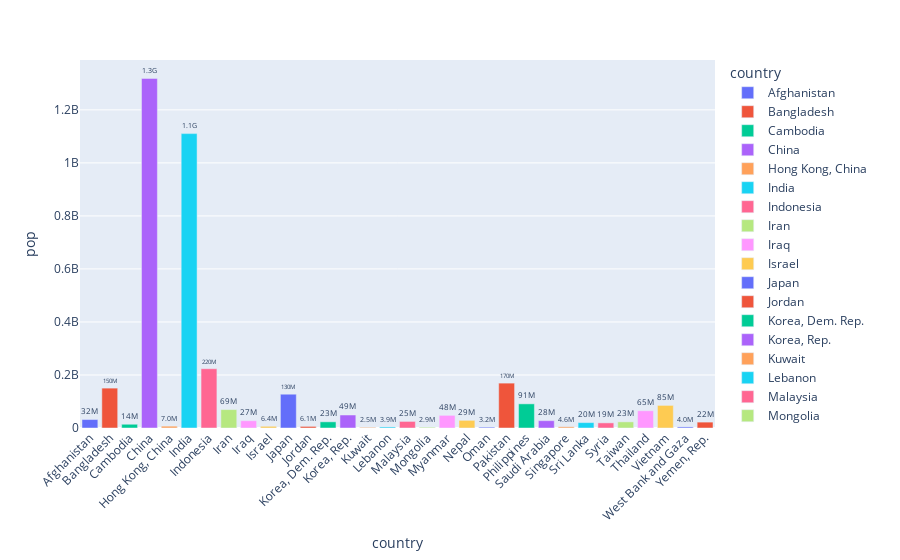

The cell this chart's notebook holds for it:
### Code cell
fig.update_traces(texttemplate='%{text:.2s}', textposition='outside')

# Setting Minimum font size to fit the label
fig.update_layout(uniformtext_minsize=8)

# Rotate labels 45 degrees
fig.update_layout(xaxis_tickangle=-45, yaxis_tickangle=0)

### Figure 1 — Plotly figure (JSON) as saved in the notebook; plotly's stock layout.template omitted (floating-point values rounded to 4 significant figures)
{"data": [{"alignmentgroup": "True", "hovertemplate": "country=%{x}<br>pop=%{text}<extra></extra>", "legendgroup": "Afghanistan", "marker": {"color": "#636efa", "pattern": {"shape": ""}}, "name": "Afghanistan", "offsetgroup": "Afghanistan", "orientation": "v", "showlegend": true, "text": [31889923], "textposition": "outside", "texttemplate": "%{text:.2s}", "type": "bar", "x": ["Afghanistan"], "xaxis": "x", "y": [31889923], "yaxis": "y"}, {"alignmentgroup": "True", "hovertemplate": "country=%{x}<br>pop=%{text}<extra></extra>", "legendgroup": "Bangladesh", "marker": {"color": "#EF553B", "pattern": {"shape": ""}}, "name": "Bangladesh", "offsetgroup": "Bangladesh", "orientation": "v", "showlegend": true, "text": [150448339], "textposition": "outside", "texttemplate": "%{text:.2s}", "type": "bar", "x": ["Bangladesh"], "xaxis": "x", "y": [150448339], "yaxis": "y"}, {"alignmentgroup": "True", "hovertemplate": "country=%{x}<br>pop=%{text}<extra></extra>", "legendgroup": "Cambodia", "marker": {"color": "#00cc96", "pattern": {"shape": ""}}, "name": "Cambodia", "offsetgroup": "Cambodia", "orientation": "v", "showlegend": true, "text": [14131858], "textposition": "outside", "texttemplate": "%{text:.2s}", "type": "bar", "x": ["Cambodia"], "xaxis": "x", "y": [14131858], "yaxis": "y"}, {"alignmentgroup": "True", "hovertemplate": "country=%{x}<br>pop=%{text}<extra></extra>", "legendgroup": "China", "marker": {"color": "#ab63fa", "pattern": {"shape": ""}}, "name": "China", "offsetgroup": "China", "orientation": "v", "showlegend": true, "text": [1318683096], "textposition": "outside", "texttemplate": "%{text:.2s}", "type": "bar", "x": ["China"], "xaxis": "x", "y": [1318683096], "yaxis": "y"}, {"alignmentgroup": "True", "hovertemplate": "country=%{x}<br>pop=%{text}<extra></extra>", "legendgroup": "Hong Kong, China", "marker": {"color": "#FFA15A", "pattern": {"shape": ""}}, "name": "Hong Kong, China", "offsetgroup": "Hong Kong, China", "orientation": "v", "showlegend": true, "text": [6980412], "textposition": "outside", "texttemplate": "%{text:.2s}", "type": "bar", "x": ["Hong Kong, China"], "xaxis": "x", "y": [6980412], "yaxis": "y"}, {"alignmentgroup": "True", "hovertemplate": "country=%{x}<br>pop=%{text}<extra></extra>", "legendgroup": "India", "marker": {"color": "#19d3f3", "pattern": {"shape": ""}}, "name": "India", "offsetgroup": "India", "orientation": "v", "showlegend": true, "text": [1110396331], "textposition": "outside", "texttemplate": "%{text:.2s}", "type": "bar", "x": ["India"], "xaxis": "x", "y": [1110396331], "yaxis": "y"}, {"alignmentgroup": "True", "hovertemplate": "country=%{x}<br>pop=%{text}<extra></extra>", "legendgroup": "Indonesia", "marker": {"color": "#FF6692", "pattern": {"shape": ""}}, "name": "Indonesia", "offsetgroup": "Indonesia", "orientation": "v", "showlegend": true, "text": [223547000], "textposition": "outside", "texttemplate": "%{text:.2s}", "type": "bar", "x": ["Indonesia"], "xaxis": "x", "y": [223547000], "yaxis": "y"}, {"alignmentgroup": "True", "hovertemplate": "country=%{x}<br>pop=%{text}<extra></extra>", "legendgroup": "Iran", "marker": {"color": "#B6E880", "pattern": {"shape": ""}}, "name": "Iran", "offsetgroup": "Iran", "orientation": "v", "showlegend": true, "text": [69453570], "textposition": "outside", "texttemplate": "%{text:.2s}", "type": "bar", "x": ["Iran"], "xaxis": "x", "y": [69453570], "yaxis": "y"}, {"alignmentgroup": "True", "hovertemplate": "country=%{x}<br>pop=%{text}<extra></extra>", "legendgroup": "Iraq", "marker": {"color": "#FF97FF", "pattern": {"shape": ""}}, "name": "Iraq", "offsetgroup": "Iraq", "orientation": "v", "showlegend": true, "text": [27499638], "textposition": "outside", "texttemplate": "%{text:.2s}", "type": "bar", "x": ["Iraq"], "xaxis": "x", "y": [27499638], "yaxis": "y"}, {"alignmentgroup": "True", "hovertemplate": "country=%{x}<br>pop=%{text}<extra></extra>", "legendgroup": "Israel", "marker": {"color": "#FECB52", "pattern": {"shape": ""}}, "name": "Israel", "offsetgroup": "Israel", "orientation": "v", "showlegend": true, "text": [6426679], "textposition": "outside", "texttemplate": "%{text:.2s}", "type": "bar", "x": ["Israel"], "xaxis": "x", "y": [6426679], "yaxis": "y"}, {"alignmentgroup": "True", "hovertemplate": "country=%{x}<br>pop=%{text}<extra></extra>", "legendgroup": "Japan", "marker": {"color": "#636efa", "pattern": {"shape": ""}}, "name": "Japan", "offsetgroup": "Japan", "orientation": "v", "showlegend": true, "text": [127467972], "textposition": "outside", "texttemplate": "%{text:.2s}", "type": "bar", "x": ["Japan"], "xaxis": "x", "y": [127467972], "yaxis": "y"}, {"alignmentgroup": "True", "hovertemplate": "country=%{x}<br>pop=%{text}<extra></extra>", "legendgroup": "Jordan", "marker": {"color": "#EF553B", "pattern": {"shape": ""}}, "name": "Jordan", "offsetgroup": "Jordan", "orientation": "v", "showlegend": true, "text": [6053193], "textposition": "outside", "texttemplate": "%{text:.2s}", "type": "bar", "x": ["Jordan"], "xaxis": "x", "y": [6053193], "yaxis": "y"}, {"alignmentgroup": "True", "hovertemplate": "country=%{x}<br>pop=%{text}<extra></extra>", "legendgroup": "Korea, Dem. Rep.", "marker": {"color": "#00cc96", "pattern": {"shape": ""}}, "name": "Korea, Dem. Rep.", "offsetgroup": "Korea, Dem. Rep.", "orientation": "v", "showlegend": true, "text": [23301725], "textposition": "outside", "texttemplate": "%{text:.2s}", "type": "bar", "x": ["Korea, Dem. Rep."], "xaxis": "x", "y": [23301725], "yaxis": "y"}, {"alignmentgroup": "True", "hovertemplate": "country=%{x}<br>pop=%{text}<extra></extra>", "legendgroup": "Korea, Rep.", "marker": {"color": "#ab63fa", "pattern": {"shape": ""}}, "name": "Korea, Rep.", "offsetgroup": "Korea, Rep.", "orientation": "v", "showlegend": true, "text": [49044790], "textposition": "outside", "texttemplate": "%{text:.2s}", "type": "bar", "x": ["Korea, Rep."], "xaxis": "x", "y": [49044790], "yaxis": "y"}, {"alignmentgroup": "True", "hovertemplate": "country=%{x}<br>pop=%{text}<extra></extra>", "legendgroup": "Kuwait", "marker": {"color": "#FFA15A", "pattern": {"shape": ""}}, "name": "Kuwait", "offsetgroup": "Kuwait", "orientation": "v", "showlegend": true, "text": [2505559], "textposition": "outside", "texttemplate": "%{text:.2s}", "type": "bar", "x": ["Kuwait"], "xaxis": "x", "y": [2505559], "yaxis": "y"}, {"alignmentgroup": "True", "hovertemplate": "country=%{x}<br>pop=%{text}<extra></extra>", "legendgroup": "Lebanon", "marker": {"color": "#19d3f3", "pattern": {"shape": ""}}, "name": "Lebanon", "offsetgroup": "Lebanon", "orientation": "v", "showlegend": true, "text": [3921278], "textposition": "outside", "texttemplate": "%{text:.2s}", "type": "bar", "x": ["Lebanon"], "xaxis": "x", "y": [3921278], "yaxis": "y"}, {"alignmentgroup": "True", "hovertemplate": "country=%{x}<br>pop=%{text}<extra></extra>", "legendgroup": "Malaysia", "marker": {"color": "#FF6692", "pattern": {"shape": ""}}, "name": "Malaysia", "offsetgroup": "Malaysia", "orientation": "v", "showlegend": true, "text": [24821286], "textposition": "outside", "texttemplate": "%{text:.2s}", "type": "bar", "x": ["Malaysia"], "xaxis": "x", "y": [24821286], "yaxis": "y"}, {"alignmentgroup": "True", "hovertemplate": "country=%{x}<br>pop=%{text}<extra></extra>", "legendgroup": "Mongolia", "marker": {"color": "#B6E880", "pattern": {"shape": ""}}, "name": "Mongolia", "offsetgroup": "Mongolia", "orientation": "v", "showlegend": true, "text": [2874127], "textposition": "outside", "texttemplate": "%{text:.2s}", "type": "bar", "x": ["Mongolia"], "xaxis": "x", "y": [2874127], "yaxis": "y"}, {"alignmentgroup": "True", "hovertemplate": "country=%{x}<br>pop=%{text}<extra></extra>", "legendgroup": "Myanmar", "marker": {"color": "#FF97FF", "pattern": {"shape": ""}}, "name": "Myanmar", "offsetgroup": "Myanmar", "orientation": "v", "showlegend": true, "text": [47761980], "textposition": "outside", "texttemplate": "%{text:.2s}", "type": "bar", "x": ["Myanmar"], "xaxis": "x", "y": [47761980], "yaxis": "y"}, {"alignmentgroup": "True", "hovertemplate": "country=%{x}<br>pop=%{text}<extra></extra>", "legendgroup": "Nepal", "marker": {"color": "#FECB52", "pattern": {"shape": ""}}, "name": "Nepal", "offsetgroup": "Nepal", "orientation": "v", "showlegend": true, "text": [28901790], "textposition": "outside", "texttemplate": "%{text:.2s}", "type": "bar", "x": ["Nepal"], "xaxis": "x", "y": [28901790], "yaxis": "y"}, {"alignmentgroup": "True", "hovertemplate": "country=%{x}<br>pop=%{text}<extra></extra>", "legendgroup": "Oman", "marker": {"color": "#636efa", "pattern": {"shape": ""}}, "name": "Oman", "offsetgroup": "Oman", "orientation": "v", "showlegend": true, "text": [3204897], "textposition": "outside", "texttemplate": "%{text:.2s}", "type": "bar", "x": ["Oman"], "xaxis": "x", "y": [3204897], "yaxis": "y"}, {"alignmentgroup": "True", "hovertemplate": "country=%{x}<br>pop=%{text}<extra></extra>", "legendgroup": "Pakistan", "marker": {"color": "#EF553B", "pattern": {"shape": ""}}, "name": "Pakistan", "offsetgroup": "Pakistan", "orientation": "v", "showlegend": true, "text": [169270617], "textposition": "outside", "texttemplate": "%{text:.2s}", "type": "bar", "x": ["Pakistan"], "xaxis": "x", "y": [169270617], "yaxis": "y"}, {"alignmentgroup": "True", "hovertemplate": "country=%{x}<br>pop=%{text}<extra></extra>", "legendgroup": "Philippines", "marker": {"color": "#00cc96", "pattern": {"shape": ""}}, "name": "Philippines", "offsetgroup": "Philippines", "orientation": "v", "showlegend": true, "text": [91077287], "textposition": "outside", "texttemplate": "%{text:.2s}", "type": "bar", "x": ["Philippines"], "xaxis": "x", "y": [91077287], "yaxis": "y"}, {"alignmentgroup": "True", "hovertemplate": "country=%{x}<br>pop=%{text}<extra></extra>", "legendgroup": "Saudi Arabia", "marker": {"color": "#ab63fa", "pattern": {"shape": ""}}, "name": "Saudi Arabia", "offsetgroup": "Saudi Arabia", "orientation": "v", "showlegend": true, "text": [27601038], "textposition": "outside", "texttemplate": "%{text:.2s}", "type": "bar", "x": ["Saudi Arabia"], "xaxis": "x", "y": [27601038], "yaxis": "y"}, {"alignmentgroup": "True", "hovertemplate": "country=%{x}<br>pop=%{text}<extra></extra>", "legendgroup": "Singapore", "marker": {"color": "#FFA15A", "pattern": {"shape": ""}}, "name": "Singapore", "offsetgroup": "Singapore", "orientation": "v", "showlegend": true, "text": [4553009], "textposition": "outside", "texttemplate": "%{text:.2s}", "type": "bar", "x": ["Singapore"], "xaxis": "x", "y": [4553009], "yaxis": "y"}, {"alignmentgroup": "True", "hovertemplate": "country=%{x}<br>pop=%{text}<extra></extra>", "legendgroup": "Sri Lanka", "marker": {"color": "#19d3f3", "pattern": {"shape": ""}}, "name": "Sri Lanka", "offsetgroup": "Sri Lanka", "orientation": "v", "showlegend": true, "text": [20378239], "textposition": "outside", "texttemplate": "%{text:.2s}", "type": "bar", "x": ["Sri Lanka"], "xaxis": "x", "y": [20378239], "yaxis": "y"}, {"alignmentgroup": "True", "hovertemplate": "country=%{x}<br>pop=%{text}<extra></extra>", "legendgroup": "Syria", "marker": {"color": "#FF6692", "pattern": {"shape": ""}}, "name": "Syria", "offsetgroup": "Syria", "orientation": "v", "showlegend": true, "text": [19314747], "textposition": "outside", "texttemplate": "%{text:.2s}", "type": "bar", "x": ["Syria"], "xaxis": "x", "y": [19314747], "yaxis": "y"}, {"alignmentgroup": "True", "hovertemplate": "country=%{x}<br>pop=%{text}<extra></extra>", "legendgroup": "Taiwan", "marker": {"color": "#B6E880", "pattern": {"shape": ""}}, "name": "Taiwan", "offsetgroup": "Taiwan", "orientation": "v", "showlegend": true, "text": [23174294], "textposition": "outside", "texttemplate": "%{text:.2s}", "type": "bar", "x": ["Taiwan"], "xaxis": "x", "y": [23174294], "yaxis": "y"}, {"alignmentgroup": "True", "hovertemplate": "country=%{x}<br>pop=%{text}<extra></extra>", "legendgroup": "Thailand", "marker": {"color": "#FF97FF", "pattern": {"shape": ""}}, "name": "Thailand", "offsetgroup": "Thailand", "orientation": "v", "showlegend": true, "text": [65068149], "textposition": "outside", "texttemplate": "%{text:.2s}", "type": "bar", "x": ["Thailand"], "xaxis": "x", "y": [65068149], "yaxis": "y"}, {"alignmentgroup": "True", "hovertemplate": "country=%{x}<br>pop=%{text}<extra></extra>", "legendgroup": "Vietnam", "marker": {"color": "#FECB52", "pattern": {"shape": ""}}, "name": "Vietnam", "offsetgroup": "Vietnam", "orientation": "v", "showlegend": true, "text": [85262356], "textposition": "outside", "texttemplate": "%{text:.2s}", "type": "bar", "x": ["Vietnam"], "xaxis": "x", "y": [85262356], "yaxis": "y"}, {"alignmentgroup": "True", "hovertemplate": "country=%{x}<br>pop=%{text}<extra></extra>", "legendgroup": "West Bank and Gaza", "marker": {"color": "#636efa", "pattern": {"shape": ""}}, "name": "West Bank and Gaza", "offsetgroup": "West Bank and Gaza", "orientation": "v", "showlegend": true, "text": [4018332], "textposition": "outside", "texttemplate": "%{text:.2s}", "type": "bar", "x": ["West Bank and Gaza"], "xaxis": "x", "y": [4018332], "yaxis": "y"}, {"alignmentgroup": "True", "hovertemplate": "country=%{x}<br>pop=%{text}<extra></extra>", "legendgroup": "Yemen, Rep.", "marker": {"color": "#EF553B", "pattern": {"shape": ""}}, "name": "Yemen, Rep.", "offsetgroup": "Yemen, Rep.", "orientation": "v", "showlegend": true, "text": [22211743], "textposition": "outside", "texttemplate": "%{text:.2s}", "type": "bar", "x": ["Yemen, Rep."], "xaxis": "x", "y": [22211743], "yaxis": "y"}], "layout": {"autosize": true, "barmode": "relative", "legend": {"title": {"text": "country"}, "tracegroupgap": 0}, "margin": {"t": 60}, "uniformtext": {"minsize": 8}, "xaxis": {"anchor": "y", "autorange": true, "categoryarray": ["Afghanistan", "Bangladesh", "Cambodia", "China", "Hong Kong, China", "India", "Indonesia", "Iran", "Iraq", "Israel", "Japan", "Jordan", "Korea, Dem. Rep.", "Korea, Rep.", "Kuwait", "Lebanon", "Malaysia", "Mongolia", "Myanmar", "Nepal", "Oman", "Pakistan", "Philippines", "Saudi Arabia", "Singapore", "Sri Lanka", "Syria", "Taiwan", "Thailand", "Vietnam", "West Bank and Gaza", "Yemen, Rep."], "categoryorder": "array", "domain": [0, 1], "range": [-0.5, 31.5], "tickangle": -45, "title": {"text": "country"}, "type": "category"}, "yaxis": {"anchor": "x", "autorange": true, "domain": [0, 1], "range": [0, 1388000000.0], "tickangle": 0, "title": {"text": "pop"}, "type": "linear"}}}
